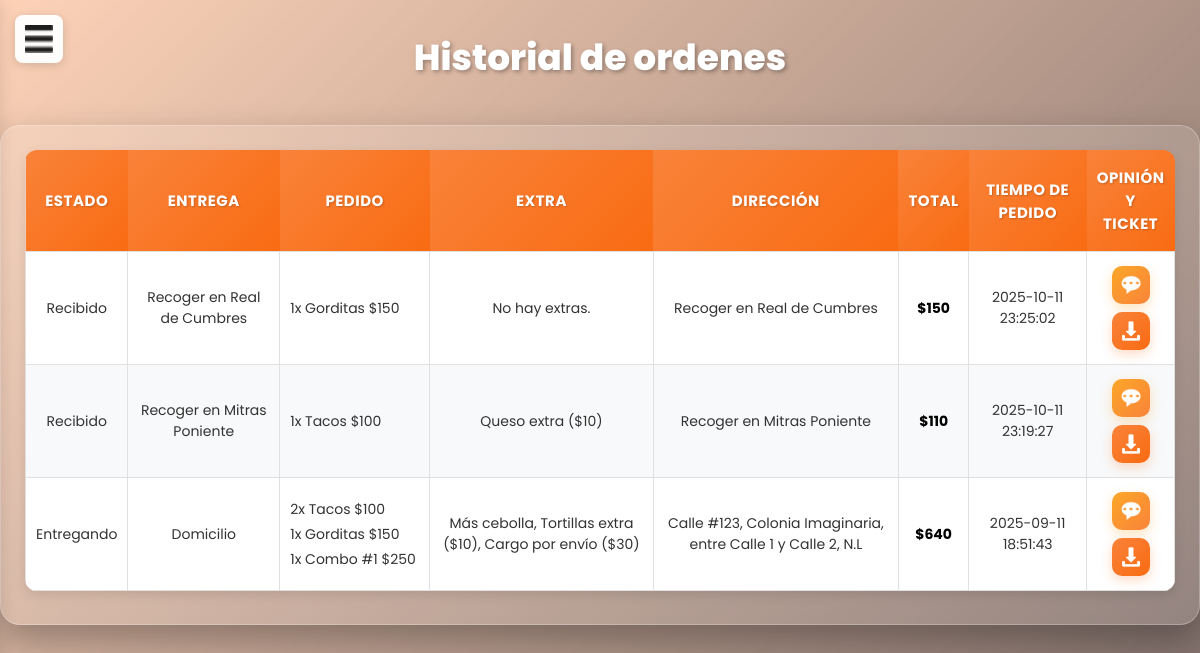
The app's page /submenuHistorialOrdenes.php (signed in) with its own data.
### tables this page shows
CREATE TABLE `pedidos` (
  `id_pedido` int(11) NOT NULL,
  `id_usuario` int(11) NOT NULL,
  `fecha_pedido` timestamp NOT NULL DEFAULT current_timestamp(),
  `total_pedido` decimal(10,0) NOT NULL,
  `estado_pedido` varchar(20) NOT NULL,
  `extra_pedido` text NOT NULL,
  `entrega_pedido` varchar(30) NOT NULL,
  `disponible_pedido` int(11) NOT NULL
);

CREATE TABLE `detalle_pedido` (
  `id_detalle` int(11) NOT NULL,
  `id_pedido` int(11) NOT NULL,
  `id_producto` int(11) NOT NULL,
  `cantidad_detalle` int(11) NOT NULL
);

CREATE TABLE `productos` (
  `id_producto` int(11) NOT NULL,
  `foto_producto` varchar(20) NOT NULL,
  `nom_producto` varchar(50) NOT NULL,
  `desc_producto` text NOT NULL,
  `precio_producto` float(10,0) NOT NULL,
  `disponible_producto` int(11) NOT NULL,
  `fecha_producto` date DEFAULT current_timestamp()
);

CREATE TABLE `usuarios` (
  `id_usuario` int(11) NOT NULL,
  `nom_usuario` varchar(50) NOT NULL,
  `nomcompleto_usuario` varchar(50) NOT NULL,
  `correo_usuario` varchar(50) NOT NULL,
  `pass_usuario` varchar(25) NOT NULL,
  `tel_usuario` varchar(11) NOT NULL,
  `direccion_usuario` text NOT NULL,
  `rol_usuario` varchar(15) NOT NULL,
  `activo_usuario` int(11) NOT NULL,
  `fecha_usuario` date DEFAULT current_timestamp()
);

### submenuHistorialOrdenes.php (the view, shortened to what this page needs)
<!DOCTYPE html>
<html lang="en">
<head>
    <link rel="stylesheet" href="css/historialOrdenes.css">
    <link rel="stylesheet" href="css/plantillaTicket.css">
</head>
<body>
    <label class="label-menu" for="menu"><img class="menu-icon" src="images/menu-icon.png"></label>
    <header class="header container">
        <h1>Historial de ordenes</h1>
    </header>
    <div class="table container">
        <table width="100%">
            <thead>
                <tr>
                    <th>Estado</th>
                    <th>Entrega</th>
                    <th class="fila-pedido">Pedido</th>
                    <th>Extra</th>
                    <th>Dirección</th>
                    <th>Total</th>
                    <th>Tiempo de pedido</th>
                    <th class="fila-opinionTicket">Opinión y ticket</th>
                </tr>
            </thead>
            <tbody>
                <?php
                include 'includes/conexion.php';
                $idUsuario = $_SESSION['id_usuario'];
                $sql = "SELECT
                            pe.id_pedido,
                            pe.estado_pedido,
                            pe.entrega_pedido,
                            pe.extra_pedido,
                            pe.total_pedido,
                            pe.fecha_pedido,
                            u.direccion_usuario,
                            u.nomcompleto_usuario
                        FROM pedidos pe
                        INNER JOIN usuarios u ON pe.id_usuario = u.id_usuario
                        WHERE u.id_usuario=$idUsuario ORDER BY pe.fecha_pedido DESC";
                $result = mysqli_query($conexion, $sql);
                if (mysqli_num_rows($result) > 0) {
                    $table = '';
                    while ($row = mysqli_fetch_array($result)) {
                        $lista_pedidos = "<ul>";
                        $sql2 = "SELECT
	                                pr.nom_producto,
                                    pr.precio_producto,
                                    dp.cantidad_detalle
                                FROM detalle_pedido dp
                                INNER JOIN productos pr ON pr.id_producto = dp.id_producto
                                WHERE dp.id_pedido=" . $row["id_pedido"];
                        $result2 = mysqli_query($conexion, $sql2);
                        while ($row2 = mysqli_fetch_array($result2)) {
                            $lista_pedidos = $lista_pedidos . "<li>" . $row2["cantidad_detalle"] . "x " . $row2["nom_producto"] . " $" . $row2["precio_producto"] . "</li>";
                        }
                        $lista_pedidos = $lista_pedidos . "</ul>";
                        $direccionEntrega = "";
                        if ($row["entrega_pedido"] == "Domicilio") {
                            $direccionEntrega = $row["direccion_usuario"];
                        } else {
                            $direccionEntrega = $row["entrega_pedido"];
                        }
                        $table .= '
                        <tr>
                        <td>' . $row["estado_pedido"] . '</td>
                        <td>' . $row["entrega_pedido"] . '</td>
                        <td>' . $lista_pedidos . '</td>
                        <td>' . $row["extra_pedido"] . '</td>
                        <td>' . $direccionEntrega . '</td>
                        <td><strong>$' . $row["total_pedido"] . '</strong></td>
                        <td>' . $row["fecha_pedido"] . '</td>
                        <td>
                            <div class="buttons">
                                <button class="btn-1 btn-opinion" data-opinion="' . $row["id_pedido"] . '">
                                    <img src="images/logo_opinion.png" alt="">
                                </button>
                                <button class="btn-2 btn-pdf" data-pdf="' . $row["id_pedido"] . '"
                                fecha-pdf="' . $row["fecha_pedido"] . '" total-pdf="' . $row["total_pedido"] . '" nombre-pdf="' . $row["nomcompleto_usuario"] . '">
                                    <img src="images/logo_descargar.png" alt="">
                                </button>
                            </div>
                        </td>
                        </tr>
                        ';
                    }
                    echo $table;
                } else {
                    echo "<tr><td width='1200px' colspan='8'>No se encontraron resultados</td></tr>";
                }
                ?>
            </tbody>
        </table>
    </div>
</body>
</html>

### css/historialOrdenes.css (style rules this page uses)
* { text-decoration: none; margin: 0; padding: 0; font-family: 'Poppins', sans-serif; color: black; list-style: none; box-sizing: border-box; }
body { background-image: url('../images/antojitos.png'); background-repeat: no-repeat; background-attachment: fixed; background-size: cover; background-position: center; min-height: 100vh; padding-bottom: 40px; }
body::before { content: ""; position: fixed; top: 0; left: 0; width: 100%; height: 100%; background: linear-gradient(135deg, rgba(249, 107, 18, 0.3) 0%, rgba(33, 8, 2, 0.6) 100%); backdrop-filter: blur(5px); z-index: -1; }
html { scroll-behavior: smooth; }
.label-menu { margin: 15px; position: fixed; z-index: 1000; cursor: pointer; background: rgba(255, 255, 255, 0.95); padding: 10px; border-radius: 8px; box-shadow: 0 2px 10px rgba(0, 0, 0, 0.15); transition: all 0.3s ease; }
.menu-icon { width: 28px; height: 28px; display: block; }
h1 { padding: 30px 20px 20px; color: #fff; font-size: clamp(28px, 4vw, 36px); font-weight: 800; text-shadow: 2px 2px 4px rgba(0, 0, 0, 0.3); text-align: center; }
.container { max-width: 1200px; margin: 0 auto; padding: 0 20px; }
.header { text-align: center; }
.table { background: rgba(255, 255, 255, .12); border: 1px solid rgba(255, 255, 255, .25); backdrop-filter: blur(15px); margin-top: 20px; padding: 24px; border-radius: 20px; box-shadow: 0 15px 35px rgba(0, 0, 0, .3); min-height: 500px; }
.table table { border-collapse: collapse; width: 100%; border-radius: 12px; overflow: hidden; box-shadow: 0 4px 12px rgba(0, 0, 0, 0.1); }
.table table tbody { background-color: #fff; }
.table table tbody tr { transition: all 0.2s ease; }
.table table tbody tr:nth-child(even) { background-color: #f8f9fa; }
.table table td { border: 1px solid #e0e0e0; color: #333; font-size: 14px; padding: 14px 10px; text-align: center; }
.table table td ul li { color: #333; text-align: left; margin: 4px 0; }
.table table thead tr th { background: linear-gradient(135deg, #f9833a, #f96b12); border: none; font-size: 15px; font-weight: 700; padding: 16px 10px; color: #fff; text-transform: uppercase; letter-spacing: 0.5px; text-shadow: 1px 1px 2px rgba(0, 0, 0, 0.2); }
.fila-pedido { width: 150px; }
.fila-opinionTicket { width: 80px; }
.buttons { display: flex; justify-content: center; gap: 8px; flex-wrap: wrap; }
.btn-1 img, .btn-2 img { width: 20px; height: 20px; filter: brightness(0) invert(1); }
.btn-1, .btn-2 { width: 38px; height: 38px; cursor: pointer; border-radius: 10px; border: none; display: flex; align-items: center; justify-content: center; transition: all 0.3s ease; }
.btn-1 { background: linear-gradient(135deg, #fba728, #f9833a); box-shadow: 0 4px 12px rgba(251, 167, 40, 0.3); }
.btn-2 { background: linear-gradient(135deg, #f9833a, #f96b12); box-shadow: 0 4px 12px rgba(249, 131, 58, 0.3); }

### records on screen
pedidos: estado_pedido "Recibido", entrega_pedido "Recoger en Real de Cumbres", detalle_pedido.cantidad_detalle "1", productos.nom_producto "Gorditas", productos.precio_producto "150", extra_pedido "No hay extras.", total_pedido "150", fecha_pedido "2025-10-11 23:25:02"
pedidos: estado_pedido "Recibido", entrega_pedido "Recoger en Mitras Poniente", detalle_pedido.cantidad_detalle "1", productos.nom_producto "Tacos", productos.precio_producto "100", extra_pedido "Queso extra ($10)", total_pedido "110", fecha_pedido "2025-10-11 23:19:27"
pedidos: estado_pedido "Entregando", entrega_pedido "Domicilio", detalle_pedido.cantidad_detalle "2 1 1", productos.nom_producto "Tacos Gorditas Combo #1", productos.precio_producto "100 150 250", extra_pedido "Más cebolla, Tortillas extra ($10), Cargo por envío ($30)", id_usuario.direccion_usuario "Calle #123, Colonia Imaginaria, entre Calle 1 y Calle 2, N.L", total_pedido "640", fecha_pedido "2025-09-11 18:51:43"
